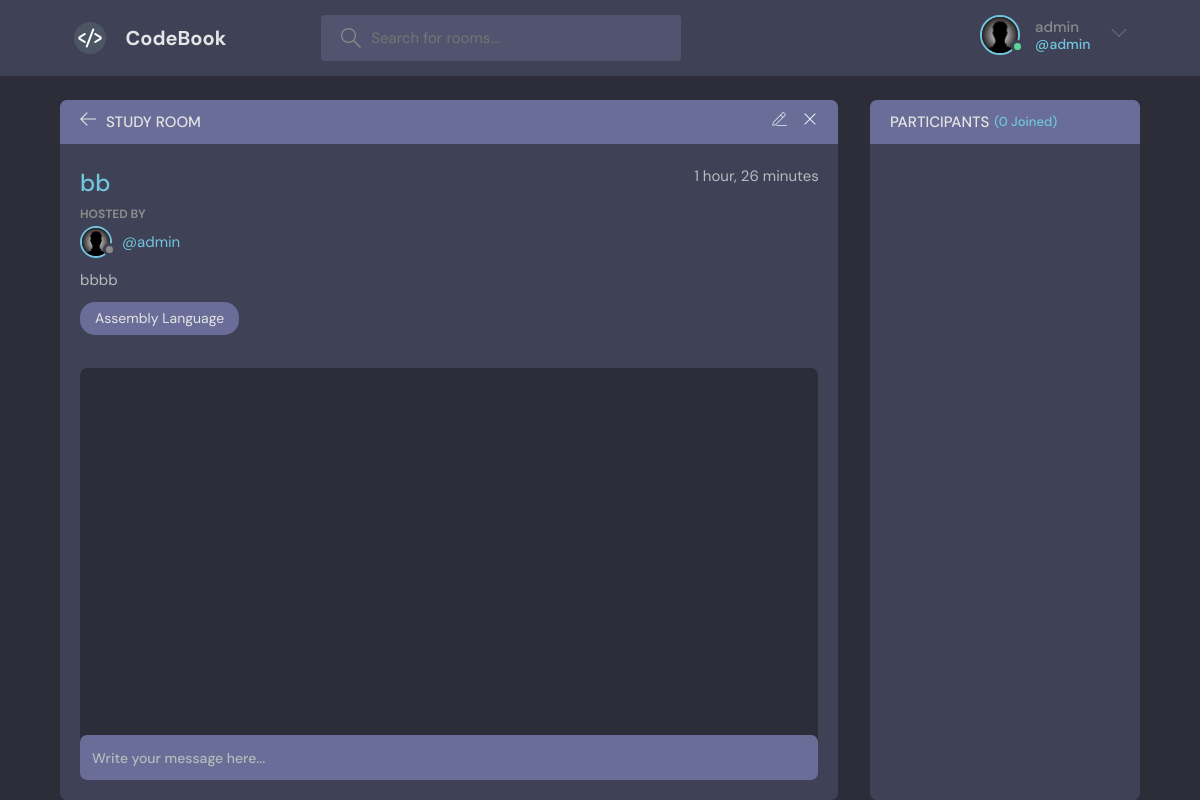
Page /detail/10/ (signed in) on the committed database.
### base/models.py (models this page shows, shortened)
class User(AbstractUser):
    genderChoice=(
        ('M','Male'),
        ('F','Female'),
        ('O','Other'),
    )
    name = models.CharField(max_length=25)
    email = models.EmailField(max_length=50)
    gender = models.CharField(max_length=25, choices=genderChoice)
    dob = models.DateField(null=True)
    phone = models.CharField(max_length=15)
    address = models.TextField(max_length=125)
    bio = models.TextField(max_length=500)
    avatar = models.ImageField(upload_to='avatars', default='nopic.jpg')
    status = models.BooleanField(default=True)
    email_otp = models.CharField(max_length=12, default="000000")
    is_email_verified = models.BooleanField(default=False)
    is_phone_verified = models.BooleanField(default=False)
    def __str__(self):
        return self.username

class Room(models.Model):
    host = models.ForeignKey(User, on_delete=models.CASCADE)
    topic = models.CharField(max_length=532)
    name = models.CharField(max_length=200)
    description = models.TextField()
    participants = models.ManyToManyField(User, related_name='participants', blank=True)
    files = models.FileField(upload_to="Room-files", blank=True)
    images = models.ImageField(upload_to="Room-images", blank=True)
    video = models.FileField(upload_to="Room-videos", blank=True, max_length=10000)
    created = models.DateTimeField(auto_now_add=True)
    updated = models.DateTimeField(auto_now=True)
    class Meta:
        ordering=['-updated', '-created']

### base/views.py (the view, shortened to what this page needs)
# urls.py: path('detail/<str:pk>/', views.detail, name='detail'),
@login_required(login_url='/login')
def detail(request, pk):
    obj = Room.objects.get(id=pk)
    room_message = obj.message_set.all().order_by('-created')
    participants = obj.participants.all()
    p_count = participants.count()
    return render(request, 'base/detail.html', {'obj':obj, 'room_message':room_message, 'participants':participants, 'p_count':p_count})

### base/templates/base/detail.html (shortened to what this page needs)
{% extends 'main.html'%} {% block content%}
<main class="profile-page layout layout--2">
  <div class="container">
    <div class="room">
      <div class="room__top">
        <div class="room__topLeft">
          <a href="/">
            <svg version="1.1" xmlns="http://www.w3.org/2000/svg" width="32" height="32" viewBox="0 0 32 32">
              <title>arrow-left</title>
              <path
                d="M13.723 2.286l-13.723 13.714 13.719 13.714 1.616-1.611-10.96-10.96h27.625v-2.286h-27.625l10.965-10.965-1.616-1.607z"
              ></path>
            </svg>
          </a>
          <h3>Study Room</h3>
        </div>
        {% if request.user == obj.host %}
        <div class="room__topRight">
          <a href="{% url 'update-room' obj.id%}">
          </a>
          <a href="{% url 'delete-room' obj.id %}">
            <svg version="1.1" xmlns="http://www.w3.org/2000/svg" width="32" height="32" viewBox="0 0 32 32">
              <title>remove</title>
              <path
                d="M27.314 6.019l-1.333-1.333-9.98 9.981-9.981-9.981-1.333 1.333 9.981 9.981-9.981 9.98 1.333 1.333 9.981-9.98 9.98 9.98 1.333-1.333-9.98-9.98 9.98-9.981z"
              ></path>
            </svg>
          </a>
        </div>
        {% endif %}
      </div>
      <div class="room__box scroll">
        <div class="room__header scroll">
          <div class="room__info">
            <h3>{{obj.name}}</h3>
            <span>{{obj.updated|timesince}}</span>
          </div>
          <div class="room__hosted">
            <p>Hosted By</p>
            <a href="#" class="room__author">
              <div class="avatar avatar--small">
                <img src="{{obj.host.avatar.url}}" />
              </div>
              <span>@{{obj.host}}</span>
            </a>
          </div>
          <div class="room__details">
            {{obj.description}}
          </div>
          <span class="room__topics">{{obj.topic}}</span>
        </div>
        <div class="room__conversation">
          <div class="threads scroll">
          </div>
        </div>
      </div>
      <div class="room__message">
        <form method="post" action=""><input name="body" type="text" placeholder="Write your message here..." />
        </form>
      </div>
    </div>
    <div class="participants">
      <h3 class="participants__top">Participants <span>({{p_count}} Joined)</span></h3>
      <div class="participants__list scroll">
      </div>
    </div>
  </div>
</main>
{% endblock %}

### templates/main.html (shortened to what this page needs)
<!DOCTYPE html>
{% load static %}
<html lang="en">
  <head>
    <link rel="stylesheet" href="{% static 'css/style.css' %}" />
  </head>
  <body>
    <header class="header header--loggedIn">
      <div class="container">
        <a href="/" class="header__logo">
          <img src="{% static 'images/codebook.webp' %}" />
          <h1>CodeBook</h1>
        </a>
        <form class="header__search" method="GET" action="{% url 'home'%}">
          <label>
            <input type='text' name = 'q' placeholder="Search for rooms..." />
          </label>
        </form>
        <nav class="header__menu">
          {% if request.user.is_authenticated%}
          <div class="header__user">
            <a href="{% url 'user-profile' request.user.id%}">
              <div class="avatar avatar--medium active">
                <img src="{{request.user.avatar.url}}">
              </div>
              <p>{{request.user.username}} <span>@{{request.user}}</span></p>
            </a>
            <button class="dropdown-button">
              <svg version="1.1" xmlns="http://www.w3.org/2000/svg" width="32" height="32" viewBox="0 0 32 32">
                <title>chevron-down</title>
                <path d="M16 21l-13-13h-3l16 16 16-16h-3l-13 13z"></path>
              </svg>
            </button>
            {% else %}
            <a class="btn btn--main" style="color:white" href="/login">
              Login/Sign up
            </a>
          {% endif %}
          </div>
        </nav>
      </div>
    </header>
    {% block content %}
    {% endblock %}
  </body>
</html>

### rows in the picture
User: user.avatar (placeholder picture), user.username "admin", user "admin"
Room: name "bb", updated "1 hour, 26 minutes", host.avatar (placeholder picture), host "admin", description "bbbb", topic "Assembly Language"

### other values in the picture
{{ p_count }} "0"
